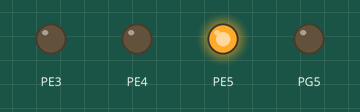
This program was run on a simulated ATmega2560, built with avr-gcc and emulated at 16 MHz. Shown: output pins drawn as LEDs (lit = HIGH). What the program prints to the serial monitor is not drawn.

Above: at 0.1 s.
Timing chart, 0 to 1.6 s (numbered marks = the images above):
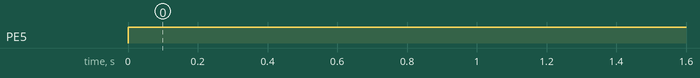

Measured:
- by itself, PE5: LOW → HIGH at 0.00 s

The program:

main.cpp
```cpp
#include "uart.h"
#include "Initial_Timer_5.h"
#include "Varmelampe.h"

void Timer();
void Uart();


int main(void)
{
	setLed(2, HIGH);
	pwmInit();
	UART0_Init();
	timer5_init();

	while (1)
	{
		Timer();
		Uart();
	}
}


void Timer()
{
	if (Check_temp) // 5 min timer
	{
		SendTemp();
		Check_temp = 0;
	}

	if (Check_Pos) // 15 min timer
	{
		// send position
		Check_Pos = 0;
	}
}

void Uart()
{
	if (!FrameReady) return;

	char ByteDef = Data_Array[0];

	if (ByteDef == 'R')   // Rotate
	{
		int degree = Data_Array[1];
		// Rotate(degree);
	}

	if (ByteDef == 'V')   // Varmelampe
	{
		int lamp = Data_Array[1];
		int state = int_to_state(Data_Array[2]);
		setLed(lamp, state);
	}

	FrameReady = 0;
}
```

Initial_Timer_5.cpp
```cpp
/*
 * interrupt 5 min.c
 *
 * Created: 07/05/2026 12.21.38
 * Author : josef
 */

#include <avr/io.h>
#include <avr/interrupt.h>
#include "Initial_Timer_5.h"

// Global variables
volatile uint16_t seconds = 0;
volatile uint8_t fem_min = 0;
volatile uint8_t femten_min = 0;

volatile uint8_t Check_temp = 0;
volatile uint8_t Check_Pos = 0;

// ---------------- INIT ----------------
void timer5_init(void)
{
    TCCR5B |= (1 << WGM52);   // CTC mode
    OCR5A = 15624;            // 1 second (16MHz / 1024)

    TCCR5B |= (1 << CS52) | (1 << CS50); // prescaler 1024
    TIMSK5 |= (1 << OCIE5A); // enable interrupt

    sei();
}

// ---------------- ISR ----------------
ISR(TIMER5_COMPA_vect)
{
    seconds++;

    if (seconds % 10 == 0)
    {
        Check_temp = 1;
    }

    if (seconds % 900 == 0)
    {
        Check_Pos = 1;
    }
}
```

Initial_Timer_5.h
```cpp
/*
 * Initial_Timer_5
 *
 * Created: 07/05/2026 14.12.21
 *  Author: josef
 */

#ifndef TIMER5_H_
#define TIMER5_H_

#include <avr/io.h>

// Time tracking
extern volatile uint16_t seconds;
extern volatile uint8_t Check_temp;
extern volatile uint8_t Check_Pos;

// Init
void timer5_init(void);

#endif
```

Varmelampe.cpp
```cpp
#include "Varmelampe.h"

// LED PIN PE4, PE5, PE3, PG5

void pwmInit()
{
	// Set pins as OUTPUT
	DDRE |= (1 << PE3) | (1 << PE4) | (1 << PE5);
	DDRG |= (1 << PG5);

	// Timer3 -> D2, D3, D5
	TCCR3A = (1 << COM3A1) | (1 << COM3B1) | (1 << COM3C1) | (1 << WGM30);
	TCCR3B = (1 << WGM32) | (1 << CS31) | (1 << CS30);

	// Timer0 -> D4
	TCCR0A = (1 << COM0B1) | (1 << WGM00) | (1 << WGM01);
	TCCR0B = (1 << CS01) | (1 << CS00);
}


// Fast PWM, 8-bit, prescaler 64
void setLed(uint8_t pin, uint8_t level)
{
	if (pin == 1) OCR3B = level;   // D2
	if (pin == 2) OCR3C = level;   // D3
	if (pin == 3) OCR0B = level;   // D4
	if (pin == 4) OCR3A = level;   // D5
}


uint8_t int_to_state(uint8_t state)
{
	switch (state)
	{
		case 1: return OFF;
		case 2: return LOW;
		case 3: return MID;
		case 4: return HIGH;
		default: return OFF;
	}
}
```

Varmelampe.h
```cpp
#ifndef VARMELAMPE_H
#define VARMELAMPE_H

#define F_CPU 16000000UL
#include <avr/io.h>
#include <stdint.h>

#define OFF  0
#define LOW  64
#define MID  128
#define HIGH 255

void pwmInit();
void setLed(uint8_t pin, uint8_t level);
uint8_t int_to_state(uint8_t state);

#endif
```

uart.cpp
```cpp
#define F_CPU 16000000UL
#include "uart.h"
#include <stdlib.h>

// UART state
volatile uint8_t Data_Array[BUFFER_SIZE];
volatile uint8_t FrameReady = 0;

static uint8_t index = 0;
static uint8_t Uart_avail = 0;
int temp{0};


void UART0_Init(void)
{
	UBRR0H = 0;
	UBRR0L = 103;

	UCSR0C = (1 << UCSZ01) | (1 << UCSZ00);
	UCSR0B = (1 << RXEN0) | (1 << TXEN0) | (1 << RXCIE0);

	sei();
}

void SendChar(char c)
{
	while (!(UCSR0A & (1 << UDRE0)));
	UDR0 = c;
}

void SendString(const char* str)
{
	while (*str)
	{
		SendChar(*str++);
	}
}

void SendTemp(void)
{
	temp += 1;

	SendChar(START_BYTE);
	SendChar('T');
	SendChar(temp);
	SendChar(END_BYTE);
}

ISR(USART0_RX_vect)
{
	uint8_t data = UDR0;

	if (!Uart_avail)
	{
		if (data == START_BYTE)
		{
			Uart_avail = 1;
			index = 0;
		}
		return;
	}

	if (data == END_BYTE)
	{
		FrameReady = 1;
		Uart_avail = 0;
		return;
	}

	if (index < BUFFER_SIZE)
	{
		Data_Array[index++] = data;
	}
	else
	{
		Uart_avail = 0; //overflow
	}
}
```

uart.h
```cpp
#ifndef UART_H_
#define UART_H_

#include <avr/io.h>
#include <avr/interrupt.h>
#include <stdint.h>

#define START_BYTE 0xAA
#define END_BYTE   0xBB

#define BUFFER_SIZE 10

extern volatile uint8_t Data_Array[BUFFER_SIZE];
extern volatile uint8_t FrameReady;

void UART0_Init(void);
void SendChar(char c);
void SendString(const char* str);
void SendTemp(void);

#endif
```
